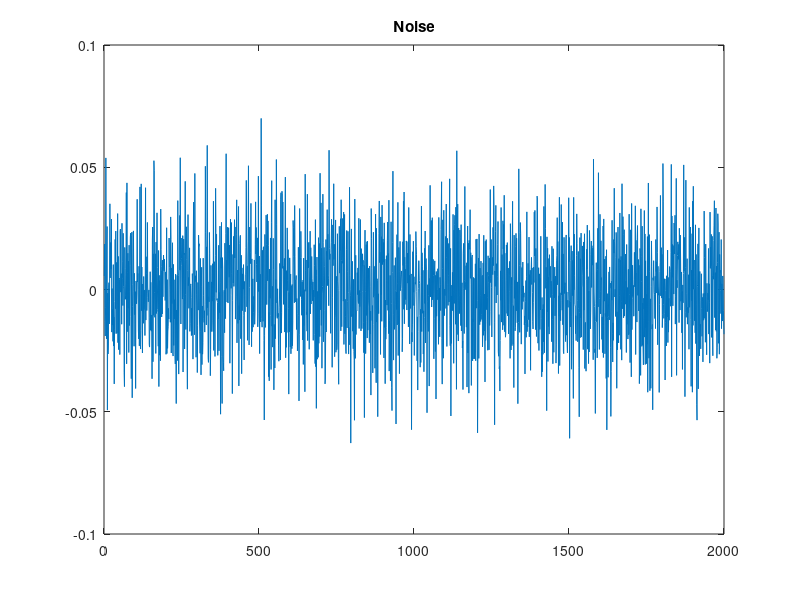
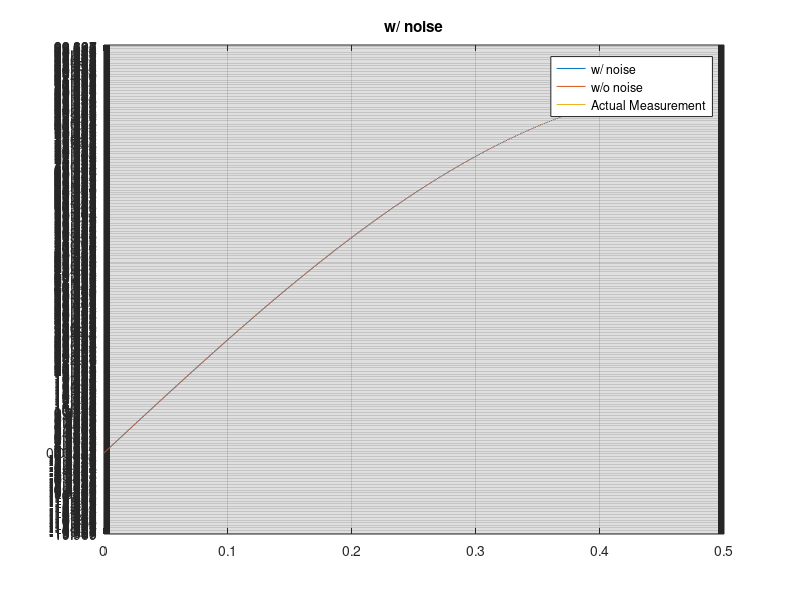
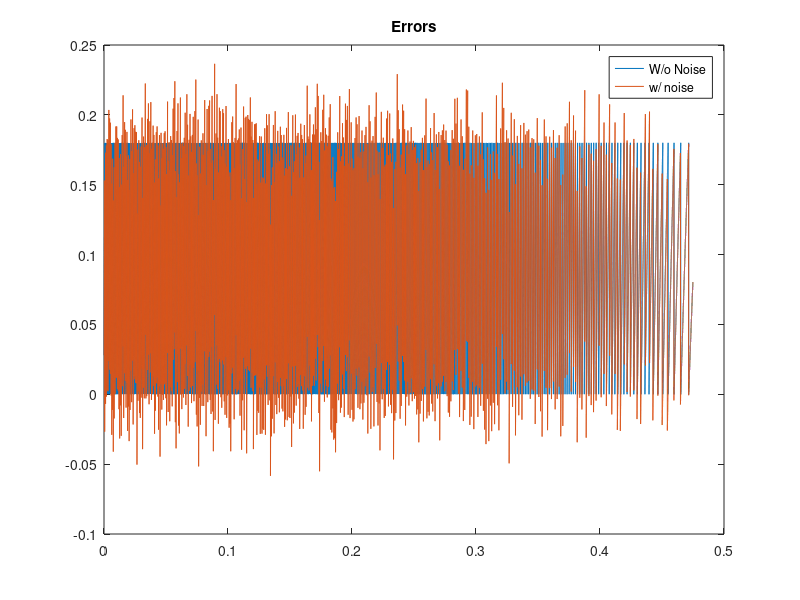
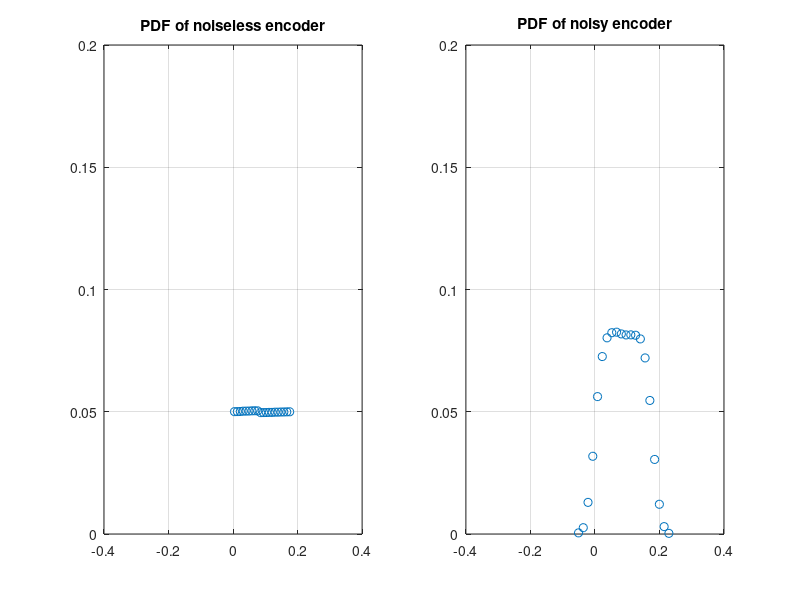

The MATLAB source for these figures, in order:
t = 0:1e-6:0.475;
signal_itself = 90 * sin(2*pi*0.5*t);
CPR = 2000;

N = length(signal_itself);

samplePoints = -180+360/CPR:360/CPR:180;
reSampledSignal = zeros(N,1);
% reSampledSignal(1) = signal_itself(1);
lastIndex = 0;
for j=2:length(samplePoints)
     if(signal_itself(1) == samplePoints(j) || signal_itself(1)>samplePoints(j-1) && signal_itself(1)<samplePoints(j) )
        lastIndex = j;
        break;
     end
end

reSampledSignal(1) = samplePoints(j-1);
for i=2:N
    derivative = signal_itself(i) - signal_itself(i-1);
    if(derivative == 0)
        reSampledSignal(i) = reSampledSignal(i-1);
    elseif(derivative > 0)
        if(signal_itself(i) > samplePoints(lastIndex+1))
            reSampledSignal(i) = samplePoints(lastIndex+1);
            lastIndex = lastIndex + 1;
        else
            reSampledSignal(i) = samplePoints(lastIndex);
        end
        
    else
        if(signal_itself(i) < samplePoints(lastIndex-1))
            reSampledSignal(i) = samplePoints(lastIndex-1);
            lastIndex = lastIndex - 1;
        else
            reSampledSignal(i) = samplePoints(lastIndex);
        end
    end
end
encoderSimWithoutNoise = reSampledSignal;

% figure
% plot(t, encoderSimWithoutNoise);
% hold on
% plot(t, signal_itself);
% legend(strcat("CPR: ", num2str(CPR)), "Actual Measruement")
% title("W/O Noise")


noiseSignal = normrnd(0, 0.02, [length(samplePoints),1]);
figure
plot(noiseSignal)
title("Noise")
display(max(abs(noiseSignal)))
% figure
% histogram(noiseSignal);
% 
samplePointsWoNoise= samplePoints;
samplePoints = samplePoints + noiseSignal';

reSampledSignal = zeros(N,1);
reSampledSignal(1) = signal_itself(1);
lastIndex = 0;
for j=2:length(samplePoints)
     if(signal_itself(1) == samplePoints(j))
        lastIndex = j;
     elseif(signal_itself(1)>samplePoints(j-1) && signal_itself(1)<samplePoints(j))
         lastIndex = j;
     end
end
for i=2:N
    derivative = signal_itself(i) - signal_itself(i-1);
    if(derivative == 0)
        reSampledSignal(i) = reSampledSignal(i-1);
    elseif(derivative > 0)
        if(signal_itself(i) > samplePoints(lastIndex+1))
            reSampledSignal(i) = samplePointsWoNoise(lastIndex+1);
            lastIndex = lastIndex + 1;
        else
            reSampledSignal(i) = samplePointsWoNoise(lastIndex);
        end
        
    else
        if(signal_itself(i) < samplePoints(lastIndex-1))
            reSampledSignal(i) = samplePointsWoNoise(lastIndex-1);
            lastIndex = lastIndex - 1;
        else
            reSampledSignal(i) = samplePointsWoNoise(lastIndex);
        end
    end
end
encoderSimWithNoise = reSampledSignal;
figure
plot(t, encoderSimWithNoise, t, encoderSimWithoutNoise);
hold on
plot(t, signal_itself);
set(gca,'ytick',samplePoints)
grid on
legend("w/ noise", "w/o noise", "Actual Measurement")
title("w/ noise")

errorWithoutNoise = signal_itself-encoderSimWithoutNoise';
errorWithoutNoise = errorWithoutNoise(100:end-100);
errorWithNoise = signal_itself-encoderSimWithNoise';
errorWithNoise = errorWithNoise(100:end-100);
t = t(100:end-100);

figure
plot(t, errorWithoutNoise, t, errorWithNoise);
title("Errors");
legend("W/o Noise", "w/ noise");

[p_woNoise,x_woNoise] = hist(errorWithoutNoise, 20); 
[p_wNoise,x_wNoise] = hist(errorWithNoise, 20); 

figure
subplot(1,2,1)
plot(x_woNoise,p_woNoise./sum(p_woNoise),"o"); %PDF
title("PDF of noiseless encoder")
xlim([-0.4,0.4])
ylim([0, 0.2])
grid on
subplot(1,2,2)
plot(x_wNoise,p_wNoise./sum(p_wNoise), "o"); %PDF
title("PDF of noisy encoder")
xlim([-0.4,0.4])
ylim([0, 0.2])
grid on


[f_woNoise,x1_woNoise] = ecdf(signal_itself-encoderSimWithoutNoise'); 
[f_wNoise,x1_wNoise] = ecdf(signal_itself-encoderSimWithNoise');
% 
figure
subplot(1,2,1)
plot(x1_woNoise, f_woNoise); %CDF
title("CDF of noiseless encoder")
grid on
subplot(1,2,2)
plot(x1_wNoise, f_wNoise)
title("CDF of noisy encoder")
grid on
